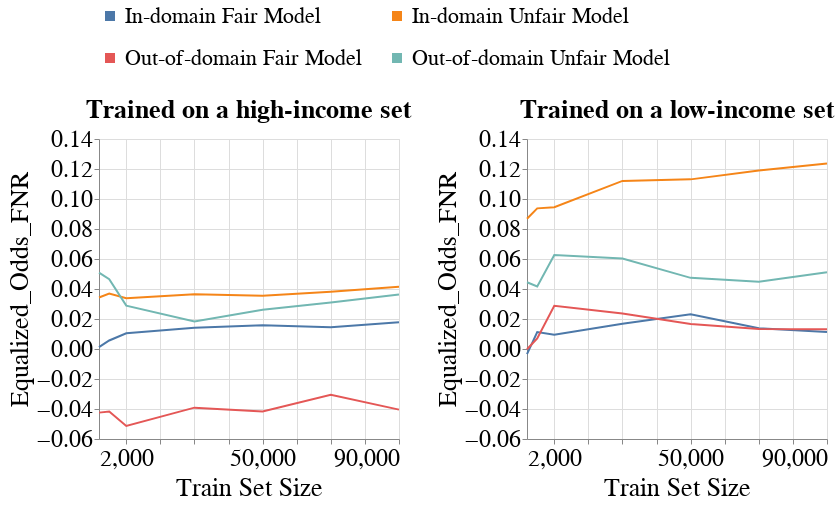

Notebook code for this chart:
### Markdown cell above
### Disparity Metrics

### Code cell
create_group_metric_line_bands_per_dataset_plot(metrics_per_exp_dct=metrics_per_exp_dct,
                                                experiment_names=EXPERIMENT_NAMES,
                                                model_name=MODEL_NAMES[0],
                                                metric_type='group',
                                                metric_name='Equalized_Odds_FNR',
                                                group_name=SENSITIVE_ATTR_FOR_DISPARITY_METRICS,
                                                ylim=[-0.06, 0.14],
                                                with_band=False)

### Figure 1 — Vega-Lite specification as saved in the notebook (floating-point values rounded to 4 significant figures; data arrays with more than 128 entries replaced by an {"elided": "..."} marker saying what was removed)
{"config": {"view": {"continuousWidth": 400, "continuousHeight": 300}, "axis": {"labelFontSize": 24, "labelFontWeight": "normal", "titleFontSize": 26, "titleFontWeight": "normal"}, "legend": {"columns": 2, "direction": "horizontal", "labelFontSize": 22, "labelLimit": 400, "orient": "top", "symbolStrokeWidth": 10, "titleAnchor": "middle", "titleFontSize": 24, "titleLimit": 300}, "title": {"fontSize": 22}}, "vconcat": [{"hconcat": [{"mark": "line", "encoding": {"color": {"field": "Extended_Model_Name", "title": null, "type": "nominal"}, "x": {"axis": {"labelExpr": "(datum.value == 5000) || (datum.value == 10000) ? '2,000' : datum.label"}, "field": "Train_Set_Size", "scale": {"nice": false}, "title": "Train Set Size", "type": "quantitative"}, "y": {"aggregate": "mean", "field": "Metric_Value", "scale": {"domain": [-0.06, 0.14], "zero": false}, "title": "Equalized_Odds_FNR", "type": "quantitative"}}, "height": 300, "title": {"text": "Trained on a high-income set", "fontSize": 26}, "width": 300}, {"data": {"name": "data-1619db3580ce4b454995929553bea437"}, "mark": "line", "encoding": {"color": {"field": "Extended_Model_Name", "title": null, "type": "nominal"}, "x": {"axis": {"labelExpr": "(datum.value == 5000) || (datum.value == 10000) ? '2,000' : datum.label"}, "field": "Train_Set_Size", "scale": {"nice": false}, "title": "Train Set Size", "type": "quantitative"}, "y": {"aggregate": "mean", "field": "Metric_Value", "scale": {"domain": [-0.06, 0.14], "zero": false}, "title": "Equalized_Odds_FNR", "type": "quantitative"}}, "height": 300, "title": {"text": "Trained on a low-income set", "fontSize": 26}, "width": 300}]}], "data": {"name": "data-ed7c5cab3fb177f40f180cd2bdc735db"}, "$schema": "https://vega.github.io/schema/vega-lite/v4.17.0.json", "datasets": {"data-ed7c5cab3fb177f40f180cd2bdc735db": {"elided": "168 records"}, "data-1619db3580ce4b454995929553bea437": {"elided": "168 records"}}}
